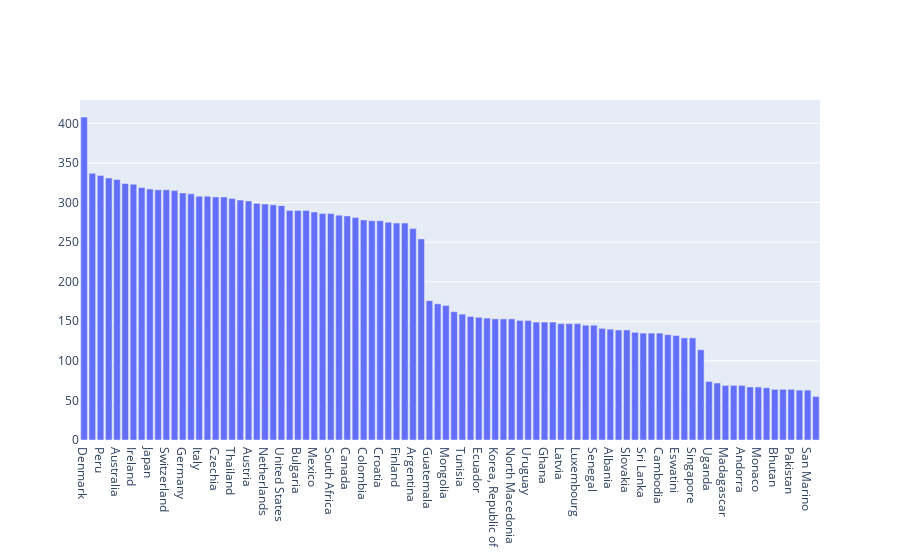

The notebook cell saved with this chart:
### Code cell
# Display the multiplayer games by country
fig = go.Figure(data=[
    go.Bar(name='Multiplayer', x=[key for key in multiplayer_countries_map], y=[multiplayer_countries_map[key] for key in multiplayer_countries_map])
])
fig.show()

### Figure 1 — Plotly figure (JSON) as saved in the notebook; plotly's stock layout.template omitted (floating-point values rounded to 4 significant figures)
{"data": [{"name": "Multiplayer", "type": "bar", "x": ["Denmark", "Greece", "Peru", "Ukraine", "Australia", "Chile", "Ireland", "Sweden", "Japan", "France", "Switzerland", "Russian Federation", "Germany", "Brazil", "Italy", "Hungary", "Czechia", "Indonesia", "Thailand", "Spain", "Austria", "United Kingdom", "Netherlands", "Türkiye", "United States", "Portugal", "Bulgaria", "India", "Mexico", "Belgium", "South Africa", "Philippines", "Canada", "Romania", "Colombia", "New Zealand", "Croatia", "Poland", "Finland", "Norway", "Argentina", "Malaysia", "Guatemala", "Iceland", "Mongolia", "United Arab Emirates", "Tunisia", "Nigeria", "Ecuador", "Israel", "Korea, Republic of", "Lesotho", "North Macedonia", "Jordan", "Uruguay", "Estonia", "Ghana", "Bolivia, Plurinational State of", "Latvia", "Lithuania", "Luxembourg", "Serbia", "Senegal", "Kyrgyzstan", "Albania", "Botswana", "Slovakia", "Bangladesh", "Sri Lanka", "Slovenia", "Cambodia", "Kenya", "Eswatini", "Montenegro", "Singapore", "China", "Uganda", "Qatar", "Madagascar", "Lao People's Democratic Republic", "Andorra", "Bermuda", "Monaco", "Rwanda", "Bhutan", "Panama", "Pakistan", "Malta", "San Marino", "Dominican Republic"], "y": [408, 337, 334, 331, 329, 324, 323, 319, 317, 316, 316, 315, 312, 311, 308, 308, 307, 307, 305, 303, 302, 299, 298, 297, 296, 290, 290, 290, 288, 286, 286, 284, 283, 281, 278, 277, 277, 275, 274, 274, 267, 254, 176, 172, 170, 162, 159, 156, 155, 154, 153, 153, 153, 151, 151, 149, 149, 149, 147, 147, 147, 145, 145, 141, 140, 139, 139, 136, 135, 135, 135, 133, 132, 129, 129, 114, 74, 72, 69, 69, 69, 67, 67, 66, 64, 64, 64, 63, 63, 55]}], "layout": {}}
